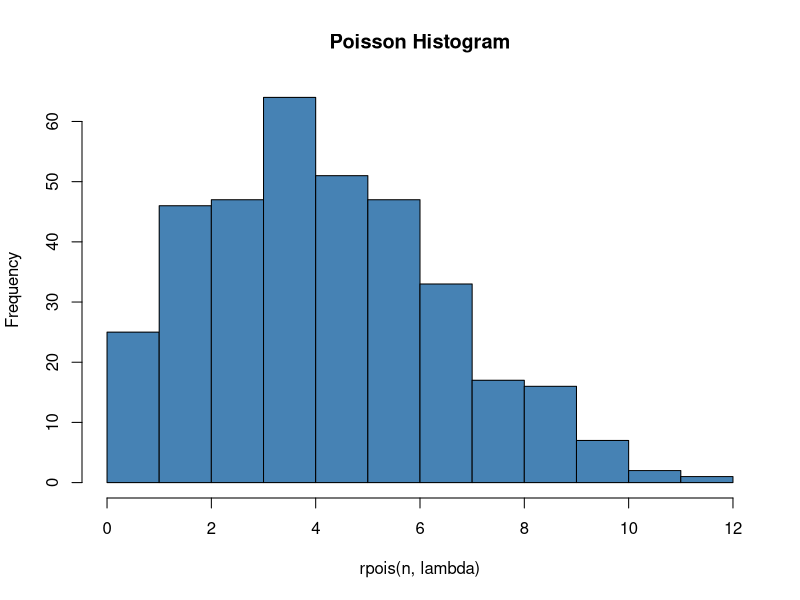

The R source for this figure:
# Nomor 3.a distribusi poisson peluang 6 bayi lahir di esok hari, dimana lambda = 4,5 
# dpois(x, lambda)

x= 6
lambda = 4.5

dpois(x, lambda)


# Nomor 3.b Histogram kelahiran 6 bayi dalam setahun(n=365)

x = 6
n = 356
hist(rpois(n, lambda), main="Poisson Histogram", col="steelblue")


# Nomor 3.d nilai rataan dan varian distribusi poisson 
# Rataan dan varians = lambda

lambda = 4.5
E = var = lambda 
E
var


